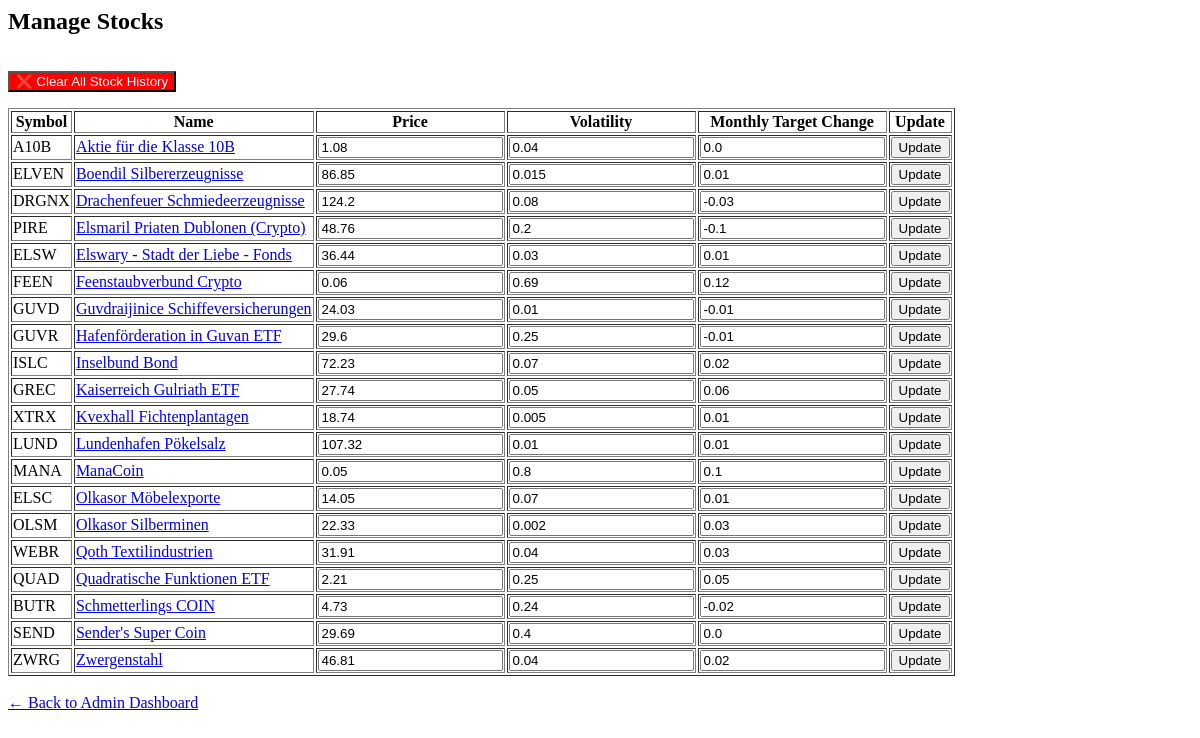
Before: /admin/admin/stocks with the older database file.
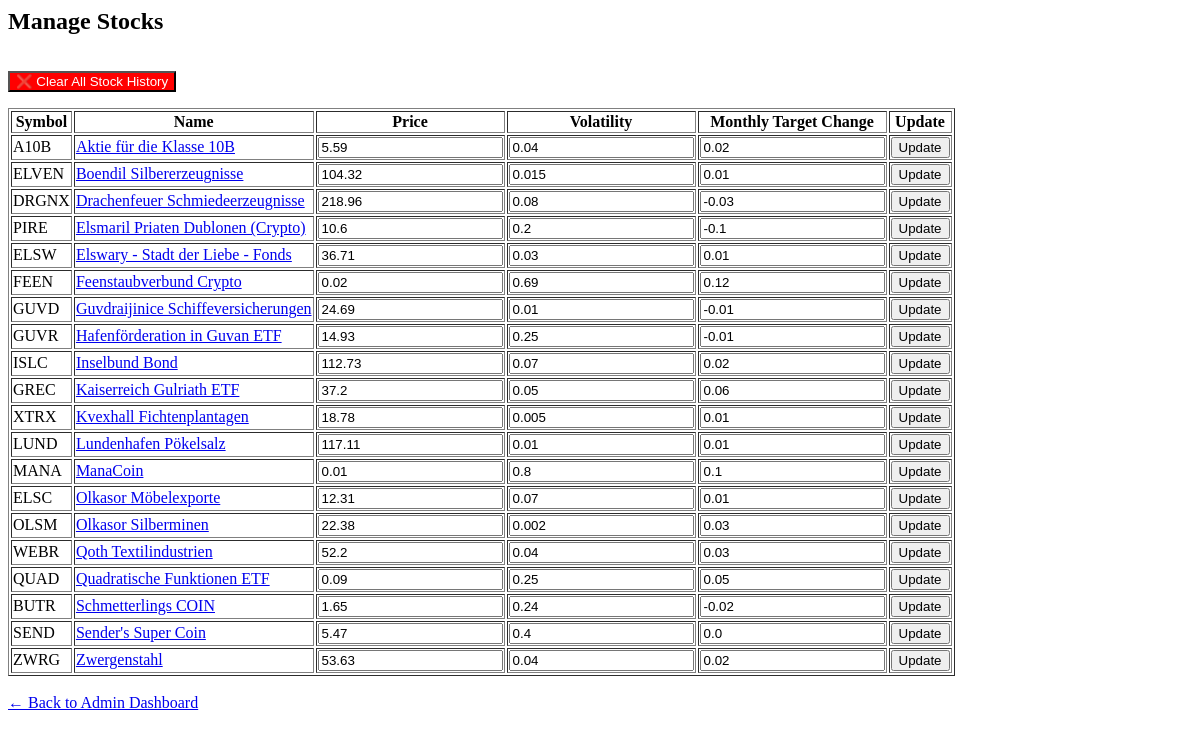
After: the same page with the newer database file.
### models.py (models this page shows)
class Stock(Base):
    __tablename__ = "stocks"
    id = Column(Integer, primary_key=True)
    symbol = Column(String, unique=True, nullable=False)
    name = Column(String, nullable=False)
    current_price = Column(Float, nullable=False)
    volatility=Column(Float)
    category=Column(String)
    monthly_target_change = Column(Float, default=0.0)
    created_at = Column(DateTime, default=datetime.utcnow())

### admin_routes.py (the view, shortened to what this page needs)
@admin_bp.route("/admin/stocks", methods=["GET", "POST"])
def manage_stocks():
    db = SessionLocal()
    stocks = db.query(Stock).order_by(Stock.name).all()
    db.close()
    return render_template("manage_stocks.html", stocks=stocks)

### templates/manage_stocks.html (shortened to what this page needs)
<h2>Manage Stocks</h2>
<form method="POST" action="{{ url_for('admin.clear_stock_history') }}" onsubmit="return confirm('Are you sure you want to delete all stock history?');">
    <button type="submit" style="margin-top: 1rem; background-color: red; color: white;">❌ Clear All Stock History</button>
</form>
<table border="1">
    <tr>
        <th>Symbol</th>
        <th>Name</th>
        <th>Price</th>
        <th>Volatility</th>
        <th>Monthly Target Change</th>
        <th>Update</th>
    </tr>
    {% for stock in stocks %}
    <tr>
        <form method="POST">
            <td>{{ stock.symbol }}</td>
            <td>
                <a href="#" onclick="showStockHistory('{{ stock.id }}', '{{ stock.name }}'); return false;">
                    {{ stock.name }}
                 </a>
            </td>
            <td>
                <input type="number" name="new_price" step="0.01" value="{{ stock.current_price }}" required>
            </td>
            <td>
                <input type="number" name="new_volatility" step="0.001" value="{{ stock.volatility }}" required>
            </td>
            <td>
                <input type="number" name="new_trend" step="0.001" value="{{ stock.monthly_target_change }}" required>
            </td>
            <td>
                <button type="submit">Update</button>
            </td>
        </form>
    </tr>
    {% endfor %}
</table>
<a href="{{ url_for('admin.dashboard') }}">← Back to Admin Dashboard</a>

Changed rows visible on the page:
changed Stock "Aktie für die Klasse 10B": new_price "1.08" → "5.59"; new_trend "0.0" → "0.02"
changed Stock "ELVEN": new_price "86.85" → "104.32"
changed Stock "DRGNX": new_price "124.2" → "218.96"
changed Stock "PIRE": new_price "48.76" → "10.6"
changed Stock "ELSW": new_price "36.44" → "36.71"
changed Stock "FEEN": new_price "0.06" → "0.02"
changed Stock "GUVD": new_price "24.03" → "24.69"
changed Stock "GUVR": new_price "29.6" → "14.93"
changed Stock "ISLC": new_price "72.23" → "112.73"
changed Stock "GREC": new_price "27.74" → "37.2"
changed Stock "XTRX": new_price "18.74" → "18.78"
changed Stock "LUND": new_price "107.32" → "117.11"
changed Stock "MANA": new_price "0.05" → "0.01"
changed Stock "ELSC": new_price "14.05" → "12.31"
changed Stock "OLSM": new_price "22.33" → "22.38"
changed Stock "WEBR": new_price "31.91" → "52.2"
changed Stock "QUAD": new_price "2.21" → "0.09"
changed Stock "BUTR": new_price "4.73" → "1.65"
changed Stock "SEND": new_price "29.69" → "5.47"
changed Stock "ZWRG": new_price "46.81" → "53.63"
